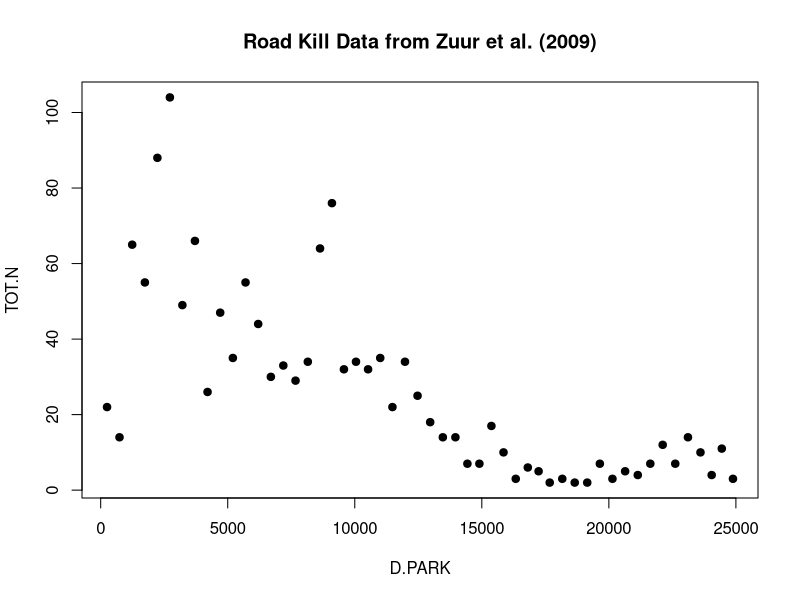
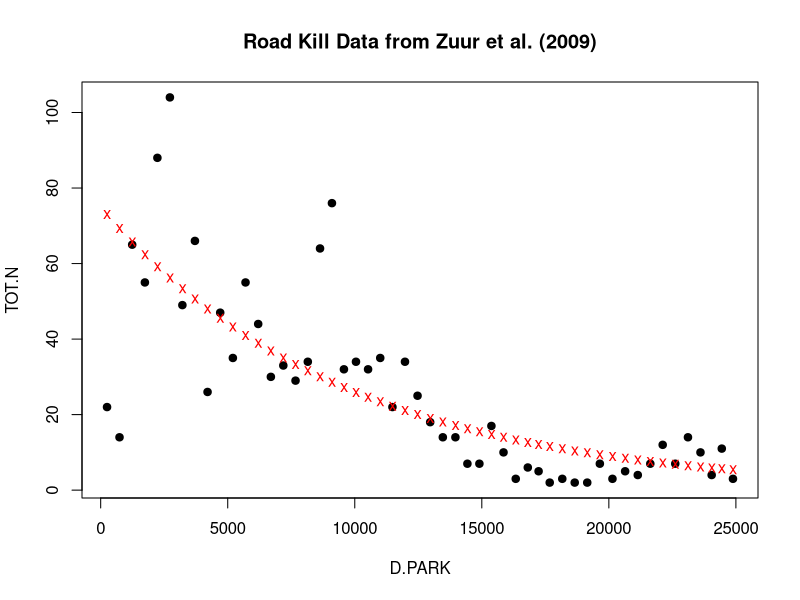
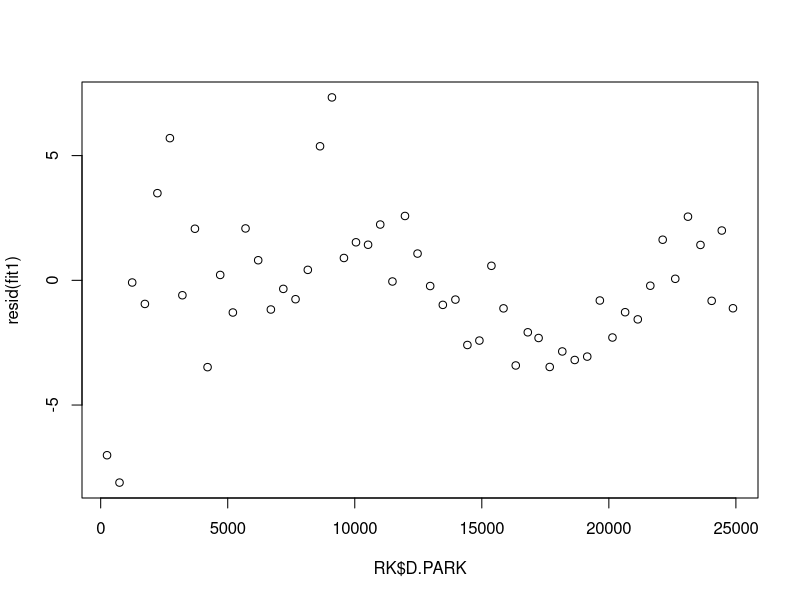
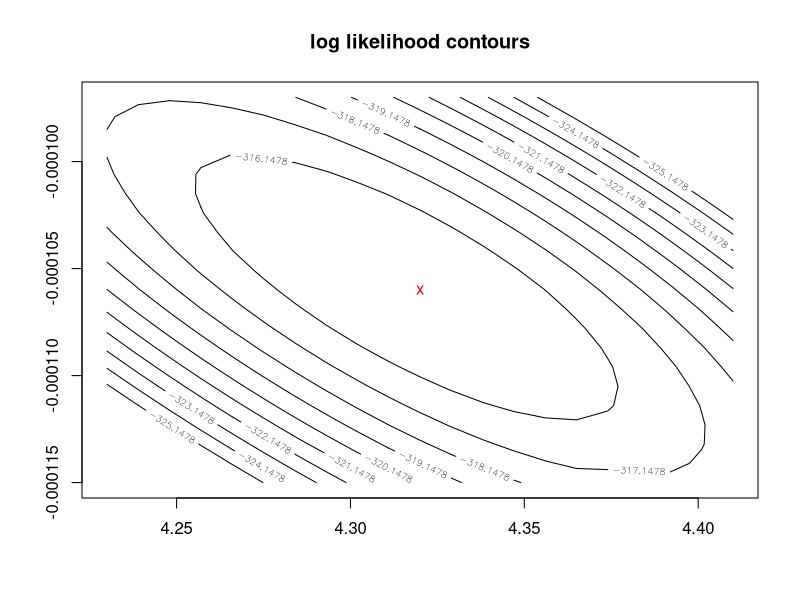
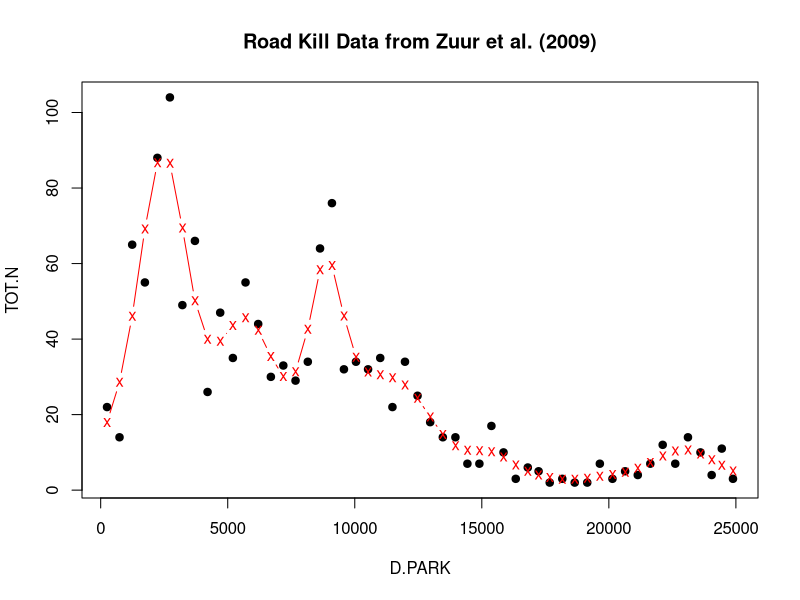
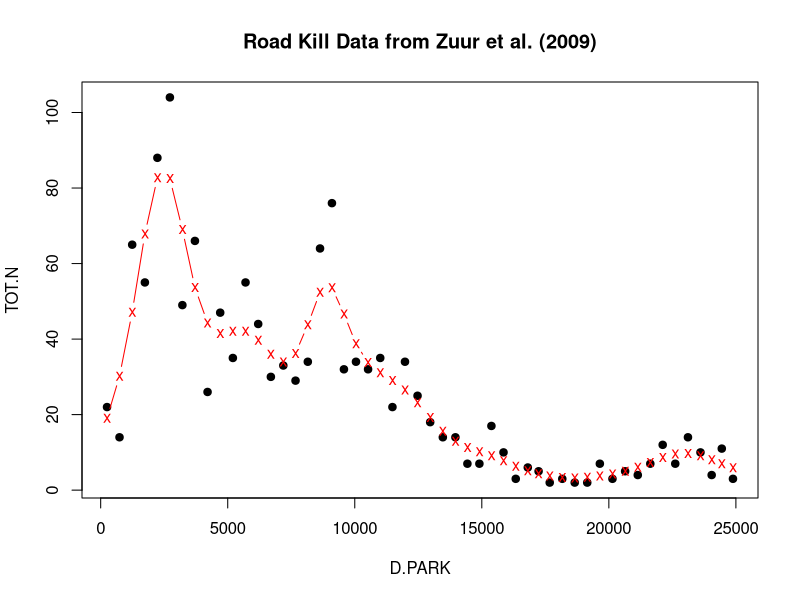

Write R code to recreate these figures, in order.
## ---- chunk 1
RK <- read.table("RoadKills.txt", header = TRUE)
summary(RK)
with(RK, plot(D.PARK, TOT.N, pch = 19, main = "Road Kill Data from Zuur et al. (2009)"))
## ---- chunk 2
fit1 <- glm(TOT.N ~ D.PARK, family = poisson, data = RK)
summary(fit1)
logLik(fit1)
AIC(fit1)
deviance(fit1)
{
  with(RK, plot(D.PARK, TOT.N, pch = 19, main = "Road Kill Data from Zuur et al. (2009)"))
  with(RK, points(D.PARK, fitted(fit1), pch = 'x', col = 'red')) 
}

plot(RK$D.PARK, resid(fit1))

## ---- chunk 3
RK$D.PARK[15]
RK$TOT.N[15]

RK
## ---- chunk 4
summary(RK[15])

u <- 1.5617

exp(-u)*(u^4.314)/factorial(4.314)
## ---- chunk 5
logLikelihood <- function(intercept, slope) {
  sum(dpois(RK$TOT.N, exp(intercept + slope*RK$D.PARK), log = TRUE))
}
logLikelihood(4.316e+00, -1.059e-04)

slope.grid <- -0.000106 + seq(-9e-6, 9e-6, length = 21)
cbind(slope.grid) ## cbind shows the values vertically, which is easier to read.
intercept.grid <- 4.32 + seq(-9e-2, 9e-2, length = 21)
cbind(intercept.grid)
z <- matrix(0, nrow = length(intercept.grid), ncol = length(slope.grid))
for(i in 1:length(intercept.grid))
  for(j in 1:length(slope.grid))
    z[i, j] <- logLikelihood(intercept.grid[i], slope.grid[j])
z
{
  contour(intercept.grid, slope.grid, z, 
          levels = max(z) - (1:10), main = "log likelihood contours")
  points(4.32, -0.000106, pch = 'x', col = 'red')
}
## ---- chunk 6
fit2 <- glm(TOT.N ~ D.PARK, family = quasipoisson, data = RK)
summary(fit2)
## ---- chunk 7
logLik(fit2)
AIC(fit2)
deviance(fit2)
## ---- chunk 8
RK$SQ.POLIC<-sqrt(RK$POLIC)
RK$SQ.WATRES<-sqrt(RK$WAT.RES)
RK$SQ.URBAN<-sqrt(RK$URBAN)
RK$SQ.OLIVE<-sqrt(RK$OLIVE)
RK$SQ.LPROAD<-sqrt(RK$L.P.ROAD)
RK$SQ.SHRUB<-sqrt(RK$SHRUB)
RK$SQ.DWATCOUR<-sqrt(RK$D.WAT.COUR)
fit3<-glm(TOT.N ~ 
            OPEN.L + 
            MONT.S + 
            SQ.POLIC +
            SQ.SHRUB + 
            SQ.WATRES + 
            L.WAT.C + 
            SQ.LPROAD + 
            SQ.DWATCOUR + 
            D.PARK, 
          family=poisson, 
          data=RK)
summary(fit3)
## ---- chunk 9
fit4<-glm(TOT.N ~ 
            OPEN.L + 
            MONT.S + 
            SQ.POLIC +
            SQ.SHRUB + 
            SQ.WATRES + 
            L.WAT.C + 
            SQ.LPROAD + 
            SQ.DWATCOUR + 
            D.PARK, 
          family=quasipoisson, 
          data=RK)
summary(fit4)
## ---- chunk 10
anova(fit1, fit3, test = "Chi")

## ---- chunk 11
anova(fit2, fit4, test = "F")

## ---- chunk 12
library(mgcv)
fit5 <- gam(TOT.N ~ s(D.PARK, k = 30), family = poisson, data = RK)
summary(fit5)
{
  with(RK, plot(D.PARK, TOT.N, pch = 19, main = "Road Kill Data from Zuur et al. (2009)"))
  with(RK, points(D.PARK, fitted(fit5), pch = 'x', col = 'red', type = "b")) 
}
## ---- chunk 13
library(mgcv)
fit6 <- gam(TOT.N ~ s(D.PARK, k = 30), family = quasipoisson, data = RK)
summary(fit6)
{
  with(RK, plot(D.PARK, TOT.N, pch = 19, main = "Road Kill Data from Zuur et al. (2009)"))
  with(RK, points(D.PARK, fitted(fit6), pch = 'x', col = 'red', type = "b")) 
}
